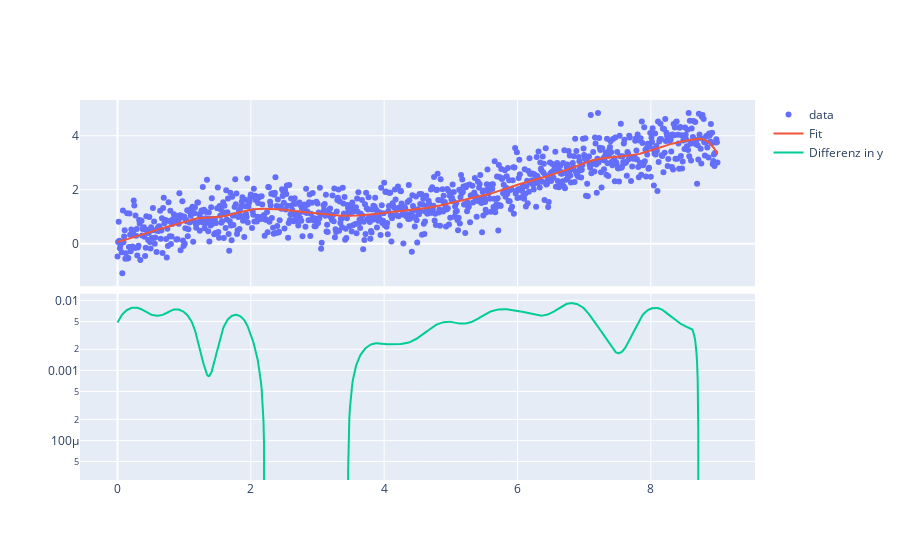

The notebook cell this image was saved under:
### Code cell
#x, y = f2(xmin=-3, xmax=3, noiseType="nope")
x = np.linspace(0,9,1000)
y = f3(x) + 0.5 * np.random.randn(len(x))

beta_hat, y_hat = iterativeFit(x, y, k=24, type_="mi", lam_p=1, lam_c=0)

fig = make_subplots(rows=2, cols=1, shared_xaxes=True, vertical_spacing=0.02)
fig.add_trace(go.Scatter(x=x, y=y, name="data", mode="markers"), row=1, col=1)
fig.add_trace(go.Scatter(x=x, y=y_hat, name="Fit"), row=1, col=1)
fig.add_trace(go.Scatter(x=x[:-1], y=np.diff(y_hat), name="Differenz in y"), row=2, col=1)
fig.update_yaxes(title_text="", type="log", row=2, col=1)

### Figure 1 — Plotly figure (JSON) as saved in the notebook; plotly's stock layout.template omitted (floating-point values rounded to 4 significant figures; data arrays with more than 128 entries replaced by an {"elided": "..."} marker saying what was removed)
{"data": [{"mode": "markers", "name": "data", "type": "scatter", "x": {"elided": "1000 float values"}, "xaxis": "x", "y": {"elided": "1000 float values"}, "yaxis": "y"}, {"name": "Fit", "type": "scatter", "x": {"elided": "1000 float values"}, "xaxis": "x", "y": {"elided": "1000 float values"}, "yaxis": "y"}, {"name": "Differenz in y", "type": "scatter", "x": {"elided": "999 float values"}, "xaxis": "x2", "y": {"elided": "999 float values"}, "yaxis": "y2"}], "layout": {"xaxis": {"anchor": "y", "domain": [0, 1], "matches": "x2", "showticklabels": false}, "xaxis2": {"anchor": "y2", "domain": [0, 1]}, "yaxis": {"anchor": "x", "domain": [0.51, 1]}, "yaxis2": {"anchor": "x2", "domain": [0, 0.49], "title": {"text": ""}, "type": "log"}}}
